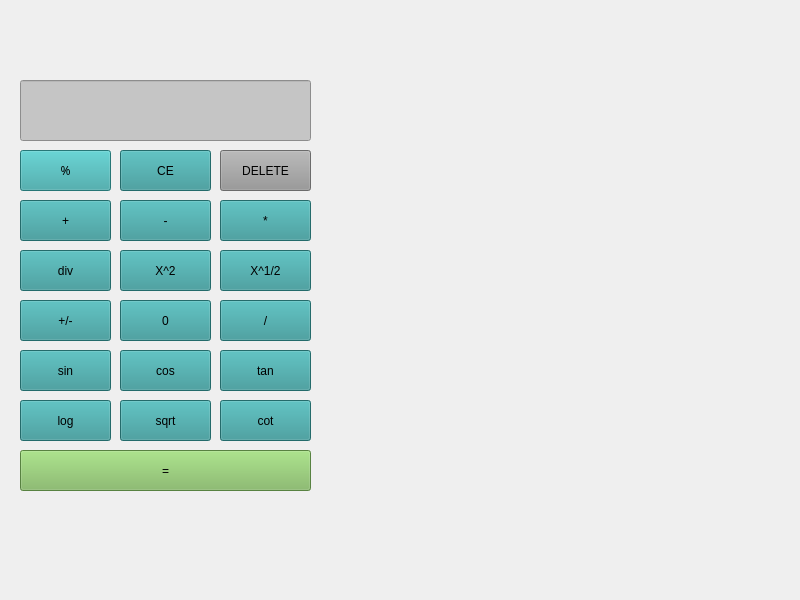
<?xml version="1.0" encoding="UTF-8"?>
<ui version="4.0">
 <class>MainWindow</class>
 <widget class="QMainWindow" name="MainWindow">
  <property name="geometry">
   <rect>
    <x>0</x>
    <y>0</y>
    <width>800</width>
    <height>600</height>
   </rect>
  </property>
  <property name="font">
   <font>
    <pointsize>16</pointsize>
    <bold>true</bold>
   </font>
  </property>
  <property name="windowTitle">
   <string>MainWindow</string>
  </property>
  <property name="styleSheet">
   <string notr="true">border-bottom-color: qlineargradient(spread:pad, x1:0, y1:0, x2:0, y2:1, stop:0 rgba(255, 255, 255, 255), stop:0.495 rgba(255, 255, 255, 255), stop:0.505 rgba(255, 0, 0, 255), stop:1 rgba(255, 0, 0, 255));</string>
  </property>
  <widget class="QWidget" name="centralwidget">
   <widget class="QPushButton" name="btn_persent">
    <property name="geometry">
     <rect>
      <x>20</x>
      <y>150</y>
      <width>91</width>
      <height>41</height>
     </rect>
    </property>
    <property name="sizePolicy">
     <sizepolicy hsizetype="Minimum" vsizetype="Fixed">
      <horstretch>0</horstretch>
      <verstretch>10</verstretch>
     </sizepolicy>
    </property>
    <property name="font">
     <font>
      <family>Segoe UI Semilight</family>
     </font>
    </property>
    <property name="styleSheet">
     <string notr="true">background-color: rgb(55, 166, 166);</string>
    </property>
    <property name="text">
     <string>%</string>
    </property>
   </widget>
   <widget class="QPushButton" name="btn_cel">
    <property name="geometry">
     <rect>
      <x>120</x>
      <y>150</y>
      <width>91</width>
      <height>41</height>
     </rect>
    </property>
    <property name="styleSheet">
     <string notr="true">background-color: rgb(50, 150, 150);</string>
    </property>
    <property name="text">
     <string>CE</string>
    </property>
   </widget>
   <widget class="QPushButton" name="btn_delete">
    <property name="geometry">
     <rect>
      <x>220</x>
      <y>150</y>
      <width>91</width>
      <height>41</height>
     </rect>
    </property>
    <property name="styleSheet">
     <string notr="true">background-color: rgb(150, 150, 150);</string>
    </property>
    <property name="text">
     <string>DELETE</string>
    </property>
   </widget>
   <widget class="QPushButton" name="btn_sum">
    <property name="geometry">
     <rect>
      <x>20</x>
      <y>200</y>
      <width>91</width>
      <height>41</height>
     </rect>
    </property>
    <property name="styleSheet">
     <string notr="true">background-color: rgb(50, 150, 150);</string>
    </property>
    <property name="text">
     <string>+</string>
    </property>
   </widget>
   <widget class="QPushButton" name="btn_sub">
    <property name="geometry">
     <rect>
      <x>120</x>
      <y>200</y>
      <width>91</width>
      <height>41</height>
     </rect>
    </property>
    <property name="styleSheet">
     <string notr="true">background-color: rgb(50,150, 150);</string>
    </property>
    <property name="text">
     <string>-</string>
    </property>
   </widget>
   <widget class="QPushButton" name="btn_div">
    <property name="geometry">
     <rect>
      <x>20</x>
      <y>250</y>
      <width>91</width>
      <height>41</height>
     </rect>
    </property>
    <property name="styleSheet">
     <string notr="true">background-color: rgb(50, 150, 150);</string>
    </property>
    <property name="text">
     <string>div</string>
    </property>
   </widget>
   <widget class="QPushButton" name="btn_mul">
    <property name="geometry">
     <rect>
      <x>220</x>
      <y>200</y>
      <width>91</width>
      <height>41</height>
     </rect>
    </property>
    <property name="styleSheet">
     <string notr="true">background-color: rgb(50, 150, 150);</string>
    </property>
    <property name="text">
     <string>*</string>
    </property>
   </widget>
   <widget class="QPushButton" name="btn_pow">
    <property name="geometry">
     <rect>
      <x>120</x>
      <y>250</y>
      <width>91</width>
      <height>41</height>
     </rect>
    </property>
    <property name="styleSheet">
     <string notr="true">background-color: rgb(50, 150, 150);</string>
    </property>
    <property name="text">
     <string>X^2</string>
    </property>
   </widget>
   <widget class="QPushButton" name="btn_jzr">
    <property name="geometry">
     <rect>
      <x>220</x>
      <y>250</y>
      <width>91</width>
      <height>41</height>
     </rect>
    </property>
    <property name="styleSheet">
     <string notr="true">background-color: rgb(50, 150, 150);</string>
    </property>
    <property name="text">
     <string>X^1/2</string>
    </property>
   </widget>
   <widget class="QPushButton" name="btn_equal">
    <property name="geometry">
     <rect>
      <x>20</x>
      <y>450</y>
      <width>291</width>
      <height>41</height>
     </rect>
    </property>
    <property name="styleSheet">
     <string notr="true">background-color: rgb(123, 182, 91);</string>
    </property>
    <property name="text">
     <string>=</string>
    </property>
   </widget>
   <widget class="QLineEdit" name="text_box">
    <property name="geometry">
     <rect>
      <x>20</x>
      <y>80</y>
      <width>291</width>
      <height>61</height>
     </rect>
    </property>
    <property name="font">
     <font>
      <pointsize>11</pointsize>
      <bold>true</bold>
     </font>
    </property>
    <property name="styleSheet">
     <string notr="true">background-color: rgb(197, 197, 197);</string>
    </property>
    <property name="text">
     <string/>
    </property>
   </widget>
   <widget class="QPushButton" name="btn_neg_pos">
    <property name="geometry">
     <rect>
      <x>20</x>
      <y>300</y>
      <width>91</width>
      <height>41</height>
     </rect>
    </property>
    <property name="styleSheet">
     <string notr="true">background-color: rgb(50, 150, 150);</string>
    </property>
    <property name="text">
     <string>+/-</string>
    </property>
   </widget>
   <widget class="QPushButton" name="btn_ziro">
    <property name="geometry">
     <rect>
      <x>120</x>
      <y>300</y>
      <width>91</width>
      <height>41</height>
     </rect>
    </property>
    <property name="styleSheet">
     <string notr="true">background-color: rgb(50, 150, 150);</string>
    </property>
    <property name="text">
     <string>0</string>
    </property>
   </widget>
   <widget class="QPushButton" name="btn_momayez">
    <property name="geometry">
     <rect>
      <x>220</x>
      <y>300</y>
      <width>91</width>
      <height>41</height>
     </rect>
    </property>
    <property name="styleSheet">
     <string notr="true">background-color: rgb(50, 150, 150);</string>
    </property>
    <property name="text">
     <string>/</string>
    </property>
   </widget>
   <widget class="QPushButton" name="btn_sin">
    <property name="geometry">
     <rect>
      <x>20</x>
      <y>350</y>
      <width>91</width>
      <height>41</height>
     </rect>
    </property>
    <property name="styleSheet">
     <string notr="true">background-color: rgb(50, 150, 150);</string>
    </property>
    <property name="text">
     <string>sin</string>
    </property>
   </widget>
   <widget class="QPushButton" name="btn_cos">
    <property name="geometry">
     <rect>
      <x>120</x>
      <y>350</y>
      <width>91</width>
      <height>41</height>
     </rect>
    </property>
    <property name="styleSheet">
     <string notr="true">background-color: rgb(50, 150, 150);</string>
    </property>
    <property name="text">
     <string>cos</string>
    </property>
   </widget>
   <widget class="QPushButton" name="btn_tan">
    <property name="geometry">
     <rect>
      <x>220</x>
      <y>350</y>
      <width>91</width>
      <height>41</height>
     </rect>
    </property>
    <property name="styleSheet">
     <string notr="true">background-color: rgb(50, 150, 150);</string>
    </property>
    <property name="text">
     <string>tan</string>
    </property>
   </widget>
   <widget class="QPushButton" name="btn_sin_2">
    <property name="geometry">
     <rect>
      <x>20</x>
      <y>400</y>
      <width>91</width>
      <height>41</height>
     </rect>
    </property>
    <property name="styleSheet">
     <string notr="true">background-color: rgb(50, 150, 150);</string>
    </property>
    <property name="text">
     <string>log</string>
    </property>
   </widget>
   <widget class="QPushButton" name="btn_sin_3">
    <property name="geometry">
     <rect>
      <x>120</x>
      <y>400</y>
      <width>91</width>
      <height>41</height>
     </rect>
    </property>
    <property name="styleSheet">
     <string notr="true">background-color: rgb(50, 150, 150);</string>
    </property>
    <property name="text">
     <string>sqrt</string>
    </property>
   </widget>
   <widget class="QPushButton" name="btn_sin_4">
    <property name="geometry">
     <rect>
      <x>220</x>
      <y>400</y>
      <width>91</width>
      <height>41</height>
     </rect>
    </property>
    <property name="styleSheet">
     <string notr="true">background-color: rgb(50, 150, 150);</string>
    </property>
    <property name="text">
     <string>cot</string>
    </property>
   </widget>
  </widget>
  <widget class="QMenuBar" name="menubar">
   <property name="geometry">
    <rect>
     <x>0</x>
     <y>0</y>
     <width>800</width>
     <height>22</height>
    </rect>
   </property>
  </widget>
  <widget class="QStatusBar" name="statusbar"/>
 </widget>
 <resources/>
 <connections/>
</ui>
